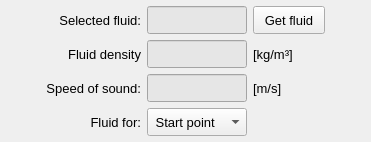
           <widget class="QFrame" name="frame_fluid_info">
            <property name="maximumSize">
             <size>
              <width>16777215</width>
              <height>160</height>
             </size>
            </property>
            <property name="frameShape">
             <enum>QFrame::Shape::NoFrame</enum>
            </property>
            <property name="frameShadow">
             <enum>QFrame::Shadow::Raised</enum>
            </property>
            <layout class="QGridLayout" name="gridLayout_18">
             <property name="leftMargin">
              <number>6</number>
             </property>
             <property name="topMargin">
              <number>6</number>
             </property>
             <property name="rightMargin">
              <number>6</number>
             </property>
             <property name="bottomMargin">
              <number>6</number>
             </property>
             <item row="1" column="2">
              <widget class="QLineEdit" name="lineEdit_fluid_density">
               <property name="enabled">
                <bool>false</bool>
               </property>
               <property name="minimumSize">
                <size>
                 <width>100</width>
                 <height>28</height>
                </size>
               </property>
               <property name="maximumSize">
                <size>
                 <width>100</width>
                 <height>28</height>
                </size>
               </property>
               <property name="font">
                <font>
                 <pointsize>10</pointsize>
                </font>
               </property>
               <property name="focusPolicy">
                <enum>Qt::FocusPolicy::ClickFocus</enum>
               </property>
               <property name="styleSheet">
                <string notr="true">QLineEdit{background-color: rgb(255, 255, 255); color: rgb(0, 0, 0)}
QLineEdit:disabled {background-color: rgb(230, 230, 230); color: rgb(120, 120, 120)}</string>
               </property>
               <property name="text">
                <string/>
               </property>
               <property name="alignment">
                <set>Qt::AlignmentFlag::AlignCenter</set>
               </property>
              </widget>
             </item>
             <item row="0" column="3">
              <widget class="QPushButton" name="pushButton_get_fluid">
               <property name="minimumSize">
                <size>
                 <width>72</width>
                 <height>28</height>
                </size>
               </property>
               <property name="maximumSize">
                <size>
                 <width>72</width>
                 <height>28</height>
                </size>
               </property>
               <property name="font">
                <font>
                 <pointsize>10</pointsize>
                </font>
               </property>
               <property name="text">
                <string>Get fluid</string>
               </property>
              </widget>
             </item>
             <item row="1" column="1">
              <widget class="QLabel" name="label_36">
               <property name="minimumSize">
                <size>
                 <width>0</width>
                 <height>28</height>
                </size>
               </property>
               <property name="maximumSize">
                <size>
                 <width>16777215</width>
                 <height>28</height>
                </size>
               </property>
               <property name="font">
                <font>
                 <pointsize>10</pointsize>
                </font>
               </property>
               <property name="text">
                <string>Fluid density</string>
               </property>
               <property name="alignment">
                <set>Qt::AlignmentFlag::AlignRight|Qt::AlignmentFlag::AlignTrailing|Qt::AlignmentFlag::AlignVCenter</set>
               </property>
              </widget>
             </item>
             <item row="2" column="1">
              <widget class="QLabel" name="label_47">
               <property name="minimumSize">
                <size>
                 <width>0</width>
                 <height>28</height>
                </size>
               </property>
               <property name="maximumSize">
                <size>
                 <width>16777215</width>
                 <height>28</height>
                </size>
               </property>
               <property name="font">
                <font>
                 <pointsize>10</pointsize>
                </font>
               </property>
               <property name="text">
                <string>Speed of sound:</string>
               </property>
               <property name="alignment">
                <set>Qt::AlignmentFlag::AlignRight|Qt::AlignmentFlag::AlignTrailing|Qt::AlignmentFlag::AlignVCenter</set>
               </property>
              </widget>
             </item>
             <item row="0" column="2">
              <widget class="QLineEdit" name="lineEdit_selected_fluid">
               <property name="enabled">
                <bool>false</bool>
               </property>
               <property name="minimumSize">
                <size>
                 <width>100</width>
                 <height>28</height>
                </size>
               </property>
               <property name="maximumSize">
                <size>
                 <width>100</width>
                 <height>28</height>
                </size>
               </property>
               <property name="font">
                <font>
                 <pointsize>10</pointsize>
                </font>
               </property>
               <property name="focusPolicy">
                <enum>Qt::FocusPolicy::ClickFocus</enum>
               </property>
               <property name="styleSheet">
                <string notr="true">QLineEdit{background-color: rgb(255, 255, 255); color: rgb(0, 0, 0)}
QLineEdit:disabled {background-color: rgb(230, 230, 230); color: rgb(120, 120, 120)}</string>
               </property>
               <property name="text">
                <string/>
               </property>
               <property name="alignment">
                <set>Qt::AlignmentFlag::AlignCenter</set>
               </property>
              </widget>
             </item>
             <item row="2" column="2">
              <widget class="QLineEdit" name="lineEdit_speed_of_sound">
               <property name="enabled">
                <bool>false</bool>
               </property>
               <property name="minimumSize">
                <size>
                 <width>100</width>
                 <height>28</height>
                </size>
               </property>
               <property name="maximumSize">
                <size>
                 <width>100</width>
                 <height>28</height>
                </size>
               </property>
               <property name="font">
                <font>
                 <pointsize>10</pointsize>
                </font>
               </property>
               <property name="focusPolicy">
                <enum>Qt::FocusPolicy::ClickFocus</enum>
               </property>
               <property name="styleSheet">
                <string notr="true">QLineEdit{background-color: rgb(255, 255, 255); color: rgb(0, 0, 0)}
QLineEdit:disabled {background-color: rgb(230, 230, 230); color: rgb(120, 120, 120)}</string>
               </property>
               <property name="text">
                <string/>
               </property>
               <property name="alignment">
                <set>Qt::AlignmentFlag::AlignCenter</set>
               </property>
              </widget>
             </item>
             <item row="1" column="3">
              <widget class="QLabel" name="label_48">
               <property name="minimumSize">
                <size>
                 <width>0</width>
                 <height>28</height>
                </size>
               </property>
               <property name="maximumSize">
                <size>
                 <width>16777215</width>
                 <height>28</height>
                </size>
               </property>
               <property name="font">
                <font>
                 <pointsize>10</pointsize>
                </font>
               </property>
               <property name="text">
                <string>[kg/m³]</string>
               </property>
               <property name="alignment">
                <set>Qt::AlignmentFlag::AlignLeading|Qt::AlignmentFlag::AlignLeft|Qt::AlignmentFlag::AlignVCenter</set>
               </property>
              </widget>
             </item>
             <item row="0" column="0">
              <spacer name="horizontalSpacer_14">
               <property name="orientation">
                <enum>Qt::Orientation::Horizontal</enum>
               </property>
               <property name="sizeHint" stdset="0">
                <size>
                 <width>40</width>
                 <height>20</height>
                </size>
               </property>
              </spacer>
             </item>
             <item row="0" column="4">
              <spacer name="horizontalSpacer_18">
               <property name="orientation">
                <enum>Qt::Orientation::Horizontal</enum>
               </property>
               <property name="sizeHint" stdset="0">
                <size>
                 <width>40</width>
                 <height>20</height>
                </size>
               </property>
              </spacer>
             </item>
             <item row="2" column="3">
              <widget class="QLabel" name="label_49">
               <property name="minimumSize">
                <size>
                 <width>0</width>
                 <height>28</height>
                </size>
               </property>
               <property name="maximumSize">
                <size>
                 <width>16777215</width>
                 <height>28</height>
                </size>
               </property>
               <property name="font">
                <font>
                 <pointsize>10</pointsize>
                </font>
               </property>
               <property name="text">
                <string>[m/s]</string>
               </property>
               <property name="alignment">
                <set>Qt::AlignmentFlag::AlignLeading|Qt::AlignmentFlag::AlignLeft|Qt::AlignmentFlag::AlignVCenter</set>
               </property>
              </widget>
             </item>
             <item row="0" column="1">
              <widget class="QLabel" name="label_31">
               <property name="minimumSize">
                <size>
                 <width>0</width>
                 <height>28</height>
                </size>
               </property>
               <property name="maximumSize">
                <size>
                 <width>16777215</width>
                 <height>28</height>
                </size>
               </property>
               <property name="font">
                <font>
                 <pointsize>10</pointsize>
                </font>
               </property>
               <property name="text">
                <string>Selected fluid:</string>
               </property>
               <property name="alignment">
                <set>Qt::AlignmentFlag::AlignRight|Qt::AlignmentFlag::AlignTrailing|Qt::AlignmentFlag::AlignVCenter</set>
               </property>
              </widget>
             </item>
             <item row="3" column="1">
              <widget class="QLabel" name="label_52">
               <property name="minimumSize">
                <size>
                 <width>0</width>
                 <height>28</height>
                </size>
               </property>
               <property name="maximumSize">
                <size>
                 <width>16777215</width>
                 <height>28</height>
                </size>
               </property>
               <property name="font">
                <font>
                 <pointsize>10</pointsize>
                </font>
               </property>
               <property name="text">
                <string>Fluid for:</string>
               </property>
               <property name="alignment">
                <set>Qt::AlignmentFlag::AlignRight|Qt::AlignmentFlag::AlignTrailing|Qt::AlignmentFlag::AlignVCenter</set>
               </property>
              </widget>
             </item>
             <item row="3" column="2">
              <widget class="QComboBox" name="comboBox_fluid_point_selector">
               <property name="minimumSize">
                <size>
                 <width>0</width>
                 <height>28</height>
                </size>
               </property>
               <property name="maximumSize">
                <size>
                 <width>200</width>
                 <height>28</height>
                </size>
               </property>
               <property name="font">
                <font>
                 <pointsize>10</pointsize>
                </font>
               </property>
               <item>
                <property name="text">
                 <string> Start point</string>
                </property>
               </item>
               <item>
                <property name="text">
                 <string> End point</string>
                </property>
               </item>
              </widget>
             </item>
            </layout>
           </widget>
